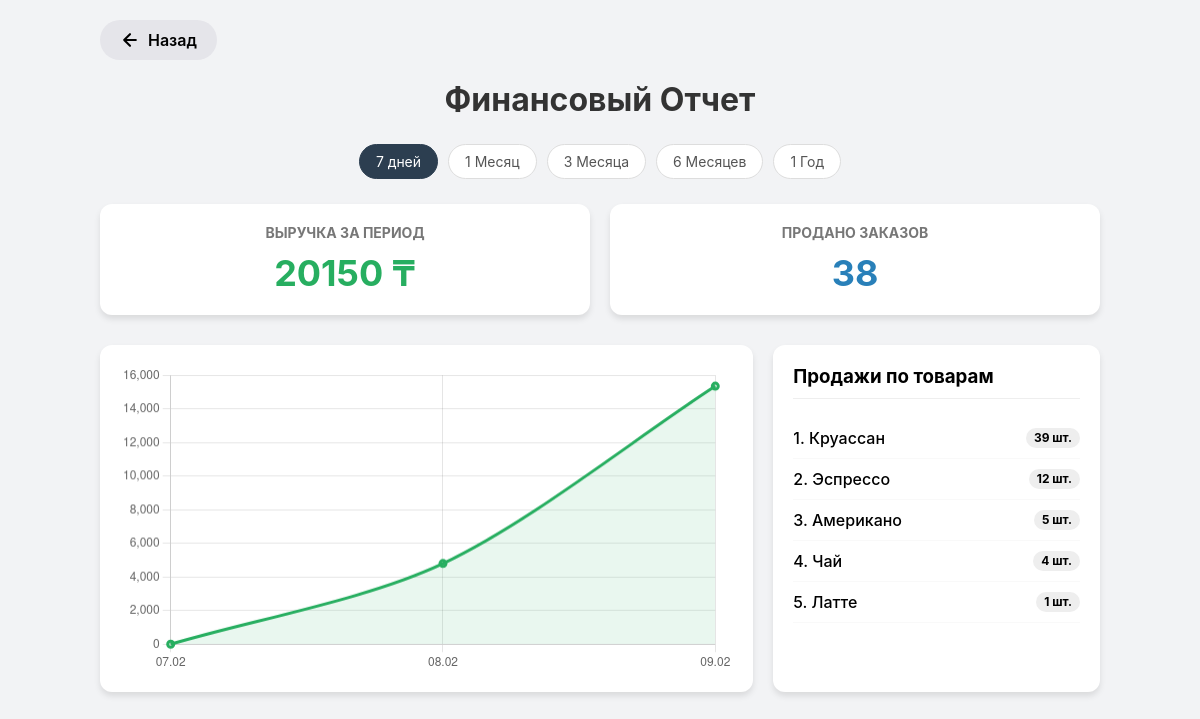
The page /analytics/ on the database as committed earlier.
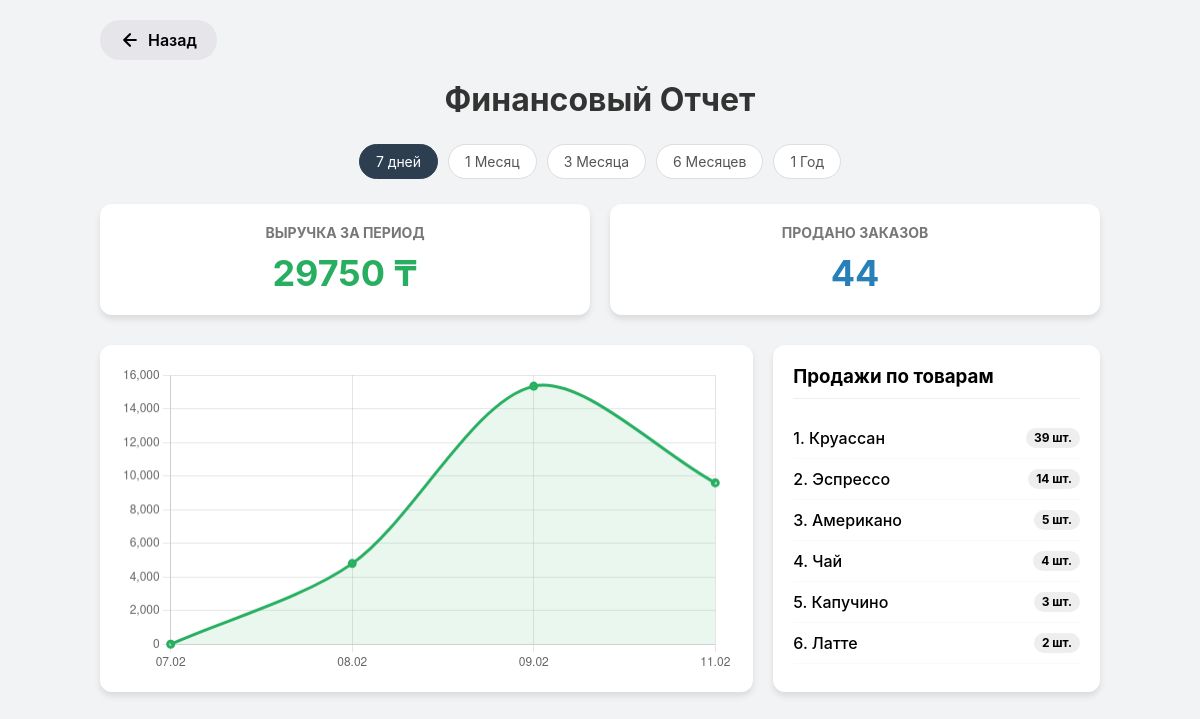
The same page on the database as committed later.
### coffee/models.py (models this page shows, shortened)
class MenuItem(models.Model):
    CATEGORY_CHOICES = [
        ('coffee', 'Кофе'),
        ('tea', 'Чай'),
        ('cold', 'Хол. напитки'), # Лимонады, смузи
        ('pastry', 'Выпечка'),    # Круассаны, булки
        ('bowl', 'Боулы'),        # Еда в тарелках
        ('other', 'Другое'),      # Вода, жвачка
    ]
    name = models.CharField(max_length=100)
    price = models.DecimalField(max_digits=8, decimal_places=2, verbose_name="Базовая цена")
    category = models.CharField(max_length=20, choices=CATEGORY_CHOICES, default='coffee', verbose_name="Категория")
    is_sized = models.BooleanField(default=True, verbose_name="Имеет размеры (S/M/L)")

### coffee/views.py (the view)
# urls.py: path('analytics/', views.analytics_view, name='analytics'), # Аналитика
def analytics_view(request):
    period = request.GET.get('period', '7')
    days_map = {'7': 7, '30': 30, '90': 90, '180': 180, '365': 365}
    days = days_map.get(period, 7)
    start_date = timezone.now() - timezone.timedelta(days=days)
    orders_qs = Order.objects.filter(status='completed', created_at__gte=start_date)
    total_stats = orders_qs.aggregate(
        total_revenue=Sum('total_price'),
        total_count=Count('id')
    )
    revenue = total_stats['total_revenue'] or 0
    orders_count = total_stats['total_count'] or 0
    all_items = OrderItem.objects.filter(order__in=orders_qs)\
        .values('menu_item__name')\
        .annotate(sold_count=Sum('quantity'))\
        .order_by('-sold_count')
    daily_sales = orders_qs\
        .annotate(date=TruncDate('created_at'))\
        .values('date')\
        .annotate(daily_revenue=Sum('total_price'))\
        .order_by('date')
    dates = [str(day['date'].strftime('%d.%m')) for day in daily_sales]
    revenues = [float(day['daily_revenue']) for day in daily_sales]
    context = {
        'revenue': revenue,
        'orders_count': orders_count,
        'all_items': all_items,
        'chart_dates': json.dumps(dates),
        'chart_revenues': json.dumps(revenues),
        'period': period,
    }
    return render(request, 'coffee/analytics.html', context)

### coffee/templates/coffee/analytics.html (shortened to what this page needs)
<!DOCTYPE html>
<html lang="ru">
<head>
</head>
<body>
<div class="dashboard">
    <a href="{% url 'settings' %}" class="btn-back">
        <svg width="20" height="20" viewBox="0 0 24 24" fill="none" stroke="currentColor" stroke-width="2.5" stroke-linecap="round" stroke-linejoin="round"><path d="M19 12H5M12 19l-7-7 7-7"/></svg>
        Назад
    </a>
    <h1>Финансовый Отчет</h1>
    <div class="filters">
        <a href="?period=7" class="filter-btn {% if period == '7' %}active{% endif %}">7 дней</a>
        <a href="?period=30" class="filter-btn {% if period == '30' %}active{% endif %}">1 Месяц</a>
        <a href="?period=90" class="filter-btn {% if period == '90' %}active{% endif %}">3 Месяца</a>
        <a href="?period=180" class="filter-btn {% if period == '180' %}active{% endif %}">6 Месяцев</a>
        <a href="?period=365" class="filter-btn {% if period == '365' %}active{% endif %}">1 Год</a>
    </div>
    <div class="stats-grid">
        <div class="card">
            <h3>Выручка за период</h3>
            <div class="number green">{{ revenue }} ₸</div>
        </div>
        <div class="card">
            <h3>Продано заказов</h3>
            <div class="number blue">{{ orders_count }}</div>
        </div>
    </div>
    <div class="content-grid">
        <div class="chart-container">
            <canvas id="salesChart"></canvas>
        </div>
        <div class="items-container">
            <h3> Продажи по товарам</h3>
            <div class="items-list">
                {% if all_items %}
                    {% for item in all_items %}
                    <div class="item-row">
                        <span class="item-name">{{ forloop.counter }}. {{ item.menu_item__name }}</span>
                        <span class="item-count">{{ item.sold_count }} шт.</span>
                    </div>
                    {% endfor %}
                {% else %}
                    <p style="color: #999; text-align: center;">Нет продаж за этот период</p>
                {% endif %}
            </div>
        </div>
    </div>
</div>
<script>
    const dates = JSON.parse('{{ chart_dates|safe }}');
    const revenues = JSON.parse('{{ chart_revenues|safe }}');
    const ctx = document.getElementById('salesChart').getContext('2d');
    new Chart(ctx, {
        type: 'line',
        data: {
            labels: dates,
            datasets: [{
                label: 'Выручка (₸)',
                data: revenues,
                borderColor: '#27ae60',
                backgroundColor: 'rgba(39, 174, 96, 0.1)',
                borderWidth: 3,
                fill: true,
                tension: 0.3
            }]
        },
        options: {
            responsive: true,
            plugins: { legend: { display: false } },
            scales: { y: { beginAtZero: true } }
        }
    });
</script>
</body>
</html>

Rows that differ between the two databases and show on the page:
changed MenuItem "Эспрессо": sold_count "12" → "14"
now on this page (row unchanged): MenuItem: menu_item__name "Капучино", sold_count "3"
computed for MenuItem "Латте": sold_count "1" → "2"
Other text that changed with them:
{{ revenue }}: "20150" → "29750"
{{ orders_count }}: "38" → "44"
chart data {{ chart_dates|safe }}: ["07.02", "08.02", "09.02"] → ["07.02", "08.02", "09.02", "11.02"]
chart data {{ chart_revenues|safe }}: [0.0, 4800.0, 15350.0] → [0.0, 4800.0, 15350.0, 9600.0]
